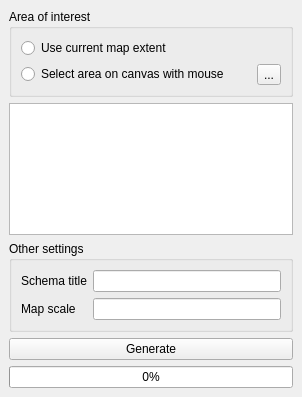
<?xml version="1.0" encoding="UTF-8"?>
<ui version="4.0">
 <class>DockWidget</class>
 <widget class="QDockWidget" name="DockWidget">
  <property name="geometry">
   <rect>
    <x>0</x>
    <y>0</y>
    <width>302</width>
    <height>397</height>
   </rect>
  </property>
  <property name="windowTitle">
   <string>Simple reports</string>
  </property>
  <widget class="QWidget" name="dockWidgetContents">
   <layout class="QVBoxLayout" name="verticalLayout_2">
    <item>
     <widget class="QGroupBox" name="groupBox">
      <property name="title">
       <string>Area of interest</string>
      </property>
      <layout class="QVBoxLayout" name="verticalLayout">
       <item>
        <widget class="QRadioButton" name="rbExtentCanvas">
         <property name="text">
          <string>Use current map extent</string>
         </property>
        </widget>
       </item>
       <item>
        <layout class="QHBoxLayout" name="horizontalLayout">
         <item>
          <widget class="QRadioButton" name="rbExtentUser">
           <property name="text">
            <string>Select area on canvas with mouse</string>
           </property>
          </widget>
         </item>
         <item>
          <widget class="QToolButton" name="btnMapTool">
           <property name="toolTip">
            <string>Select area on canvas</string>
           </property>
           <property name="text">
            <string>...</string>
           </property>
           <property name="icon">
            <iconset resource="../resources.qrc">
             <normaloff>:/icons/selectaoi.png</normaloff>:/icons/selectaoi.png</iconset>
           </property>
           <property name="checkable">
            <bool>true</bool>
           </property>
          </widget>
         </item>
        </layout>
       </item>
      </layout>
     </widget>
    </item>
    <item>
     <widget class="QTreeWidget" name="lstLayers">
      <property name="editTriggers">
       <set>QAbstractItemView::NoEditTriggers</set>
      </property>
      <property name="showDropIndicator" stdset="0">
       <bool>false</bool>
      </property>
      <property name="alternatingRowColors">
       <bool>true</bool>
      </property>
      <property name="rootIsDecorated">
       <bool>false</bool>
      </property>
      <property name="itemsExpandable">
       <bool>false</bool>
      </property>
      <attribute name="headerVisible">
       <bool>false</bool>
      </attribute>
      <column>
       <property name="text">
        <string notr="true">1</string>
       </property>
      </column>
     </widget>
    </item>
    <item>
     <widget class="QGroupBox" name="groupBox_2">
      <property name="title">
       <string>Other settings</string>
      </property>
      <layout class="QGridLayout" name="gridLayout">
       <item row="0" column="0">
        <widget class="QLabel" name="label">
         <property name="text">
          <string>Schema title</string>
         </property>
        </widget>
       </item>
       <item row="0" column="1">
        <widget class="QLineEdit" name="leTitle"/>
       </item>
       <item row="1" column="0">
        <widget class="QLabel" name="label_2">
         <property name="text">
          <string>Map scale</string>
         </property>
        </widget>
       </item>
       <item row="1" column="1">
        <widget class="QLineEdit" name="leScale">
         <property name="inputMask">
          <string/>
         </property>
        </widget>
       </item>
      </layout>
     </widget>
    </item>
    <item>
     <widget class="QPushButton" name="btnGenerate">
      <property name="text">
       <string>Generate</string>
      </property>
     </widget>
    </item>
    <item>
     <widget class="QProgressBar" name="progressBar">
      <property name="value">
       <number>0</number>
      </property>
     </widget>
    </item>
   </layout>
  </widget>
 </widget>
 <resources>
  <include location="../resources.qrc"/>
 </resources>
 <connections/>
</ui>
